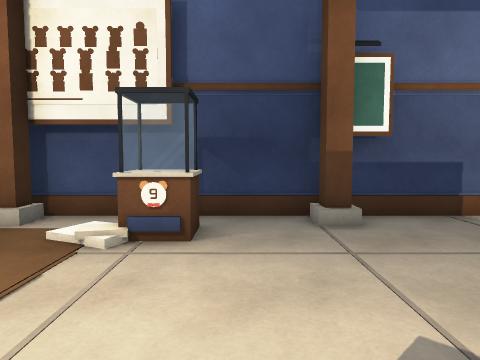
view 1 (above)

20 first-person views from a walk through a Unity game level. The camera is 1.3 m above the floor, tilts 4° down and sees 70° across. The floor is counted in squares, 1 m on a side. Each view is taken from the middle of a square. On the plan, view 1 faces up. The plan holds only what a view shows up to about 15 squares ahead; the rest is blank.

view 2
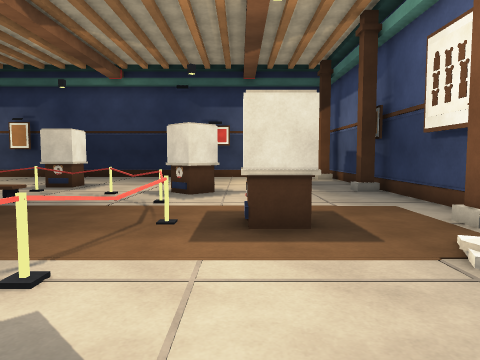

view 3
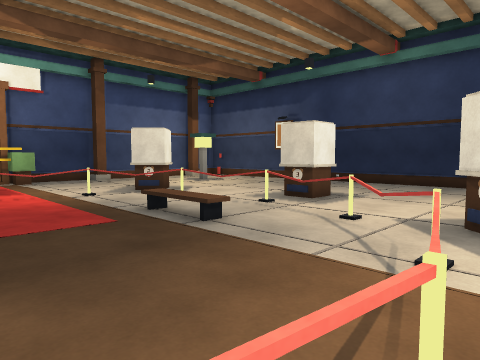

view 4
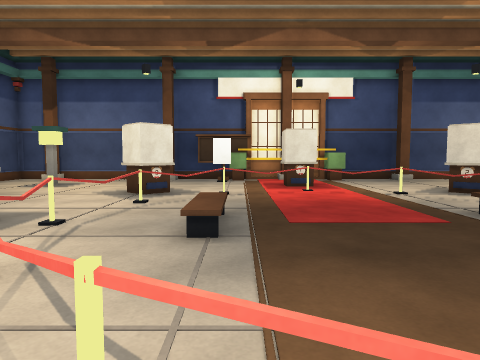

view 5
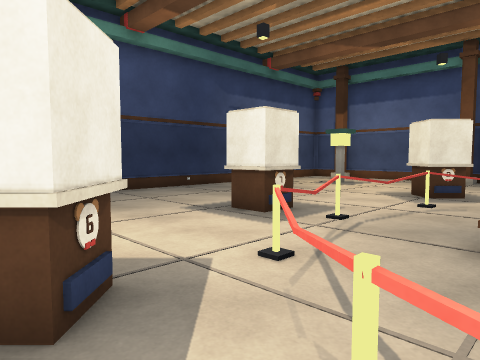

view 6
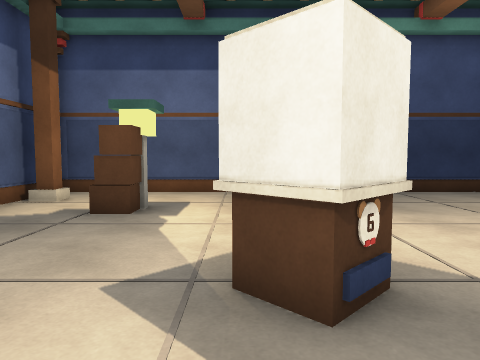

view 7
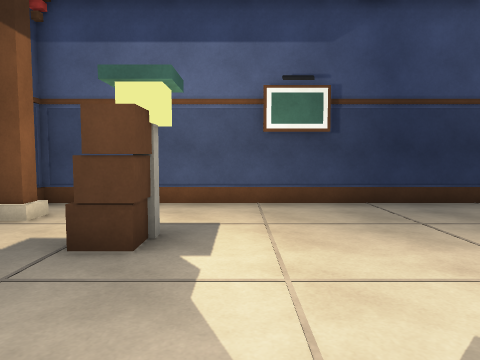

view 8
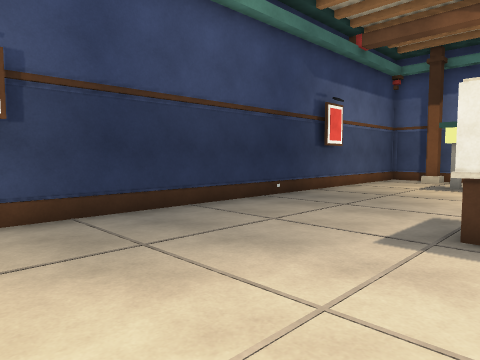

view 9
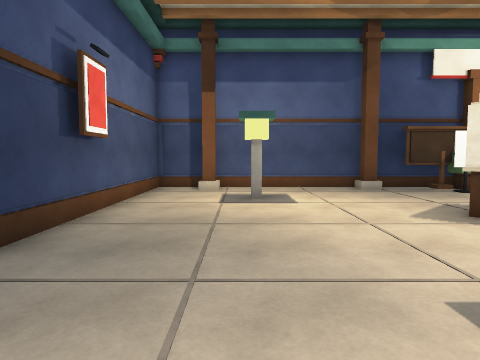

view 10
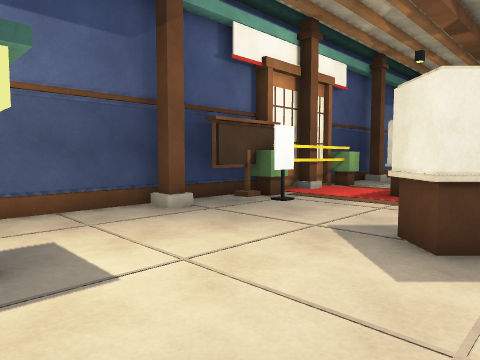

view 11
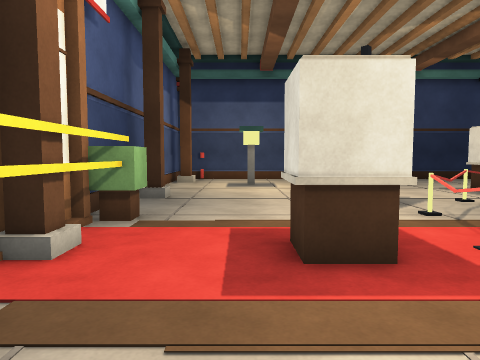

view 12
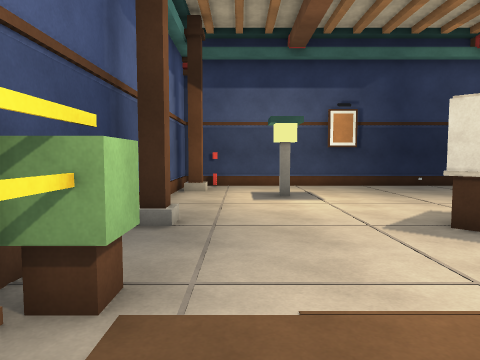

view 13
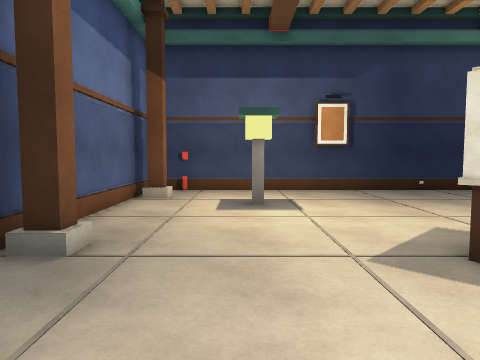

view 14
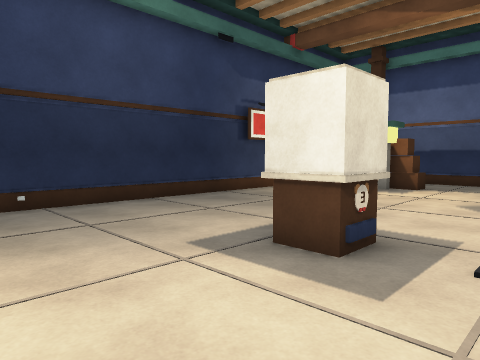

view 15
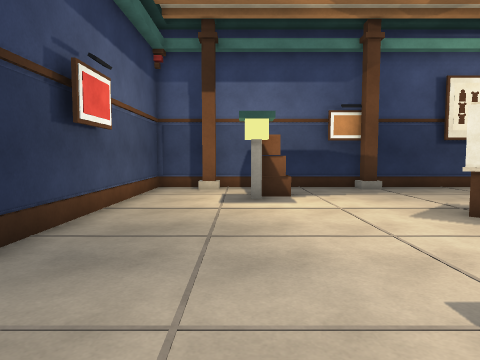

view 16
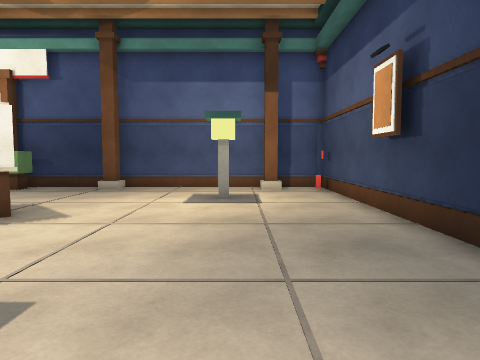

view 17
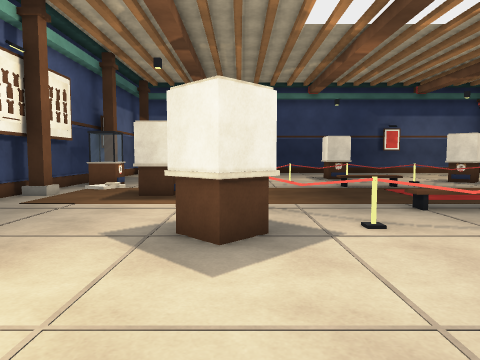

view 18
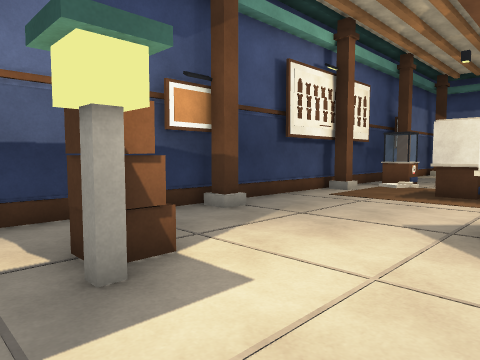

view 19
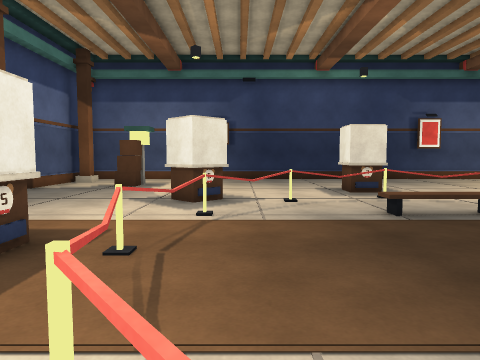

view 20
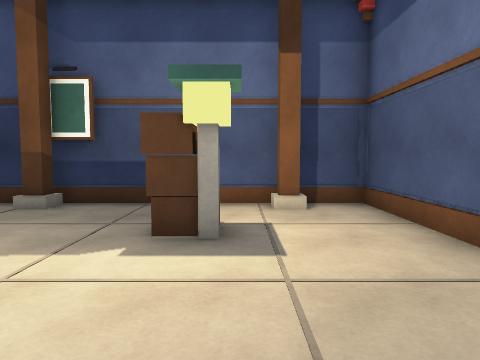

### Floor plan
Key: @ floor where view 1 was taken; # wall or solid block; x gap in a wall; . floor; / step, stairs or slope; = window, fence, low wall or low ledge; O other object.
Columns run from 20 left of view 1 to 11 right of it. Each row starts with its distance up from view 1.
  8 ################################
  7 #..O.....O.....//.....O.....O..#
  6 #................/OO...........#
  5 #....O............/O...........#
  4 #....O....................O....#
  3 #..............  ..........O...#
  2 #..............  ..............#
  1 #......... .....O.... .........#
  0 #........  .O=x##x=O@  ........#
 -1 #...........=......=...........#
 -2 #.........O=........=O.........#
 -3 #.........=..........=.........#
 -4 #.........=..........=.........#
 -5 #......  .#..........#.  ......#
 -6 #......  O#..........#O  ......#
 -7 #.........=..........=.........#
 -8 #.........=..........=.........#
 -9 #.........O=........=O.........#
-10 #...........=......=...........#
-11 #........  .O==##==O.  ........#
-12 #......... .....O.... .........#
-13 #..............  ..............#
-14 #...OO.........  .........OO...#
-15 #...OO....................OO...#
-16 #..................#...........#
-17 #O...........O....O............#
-18 #..O.....O...O#######.O.....O..#
-19 ###############   ##############

Positions as (right, up) in squares from view 1, and headings:
1: (0, 0), facing up
2: (2, 2), facing left
3: (-3, 1), facing down-left
4: (-2, 1), facing down
5: (-2, 1), facing down-right
6: (-2, 1), facing right
7: (1, 2), facing right
8: (3, 1), facing down-right
9: (7, -4), facing down
10: (7, -10), facing down-left
11: (0, -15), facing left
12: (-4, -16), facing left
13: (-6, -15), facing left
14: (-10, -10), facing up-left
15: (-16, -7), facing up
16: (-16, -4), facing down
17: (-16, 0), facing right
18: (-17, 0), facing up-right
19: (-9, -1), facing right
20: (7, -2), facing up
